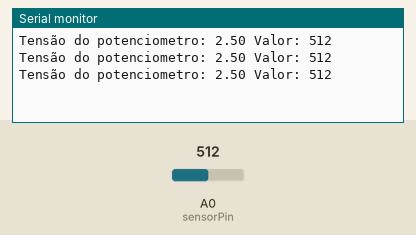
This sketch was run on a simulated Arduino Uno, built with avr-gcc and run on an emulated ATmega328P. On the bench: the last lines printed to the serial monitor. The test bench sets the inputs (shaded band); at power-on: A0 (sensorPin) = 512.

Above: at 1.3 s.
1.4 s: A0 (sensorPin) set to 716
At 2.0 s:
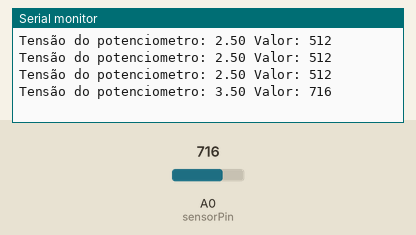
2.9 s: A0 (sensorPin) set to 900
At 3.5 s:
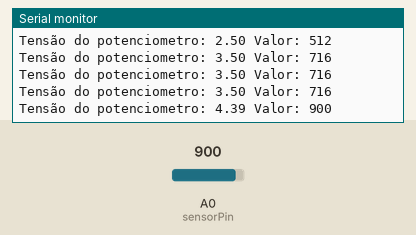
Timing chart, 0 to 5.9 s (numbered marks = the images above; inputs shaded):
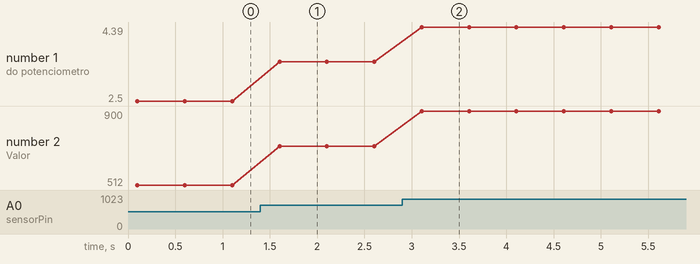

Measured:
- after the input at 1.4 s, the serial monitor: prints a new line after 0.20 s (image 1)
- after the input at 2.9 s, the serial monitor: prints a new line after 0.21 s (image 2)
- plotted number 1: 2.5 → 3.5 after the input at 1.4 s, 3.5 → 4.39 after the input at 2.9 s
- plotted number 2: 512 → 716 after the input at 1.4 s, 716 → 900 after the input at 2.9 s

The sketch:

main.ino
```cpp
#define sensorPin A0 // define entrada analógica A0

int sensorValue = 0; // variável inteiro igual a zero

float voltage; // variável numero fracionario

void setup()
{

  Serial.begin(9600); // monitor serial - velocidade 9600 Bps
  delay(100); // atraso de 100 milisegundos

}
void loop()
{

  sensorValue = analogRead(sensorPin); // leitura da entrada analógica A0

  voltage = sensorValue * (5.0 / 1024); // cálculo da tensão

  Serial.print("Tensão do potenciometro: "); // imprime no monitor serial
  Serial.print(voltage); // imprime a tensão
  Serial.print(" Valor: "); // imprime no monitor serial
  Serial.println(sensorValue); // imprime o valor
  delay(500); // atraso de 500 milisegundos

}
```
